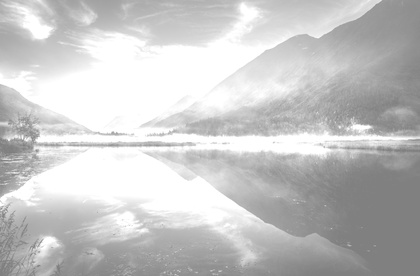
%> input picture matlab/lab5/13.  Right.jpg, 420 x 276 px, shrunk from 1500 x 986 before the run
$ octave checkRight.m   (GNU Octave 9; MATLAB toolbox functions it lacks are replaced by stand-ins)
%> lines starting %> are read from the running program, lines starting %| are printed output that depends on the picture
I1 = imread('13.  Right.jpg');
%> I1 is the input picture: size 276x420x3 uint8; min 121, max 255, mean 198.1
I2 = im2gray(I1);
[y, x]=size(I2);
%> y = 276; x = 420
SHizo = double(zeros(y, x));
I3=im2double(I2);
XFmax=double(max(max(I2)));
%> XFmax = 255
p = 0:XFmax;
%> p = 256 values from 0 to 255
F = p.*(XFmax-p);
%> F = 256 values, max 16256 at index 128, min 0 at index 1, mean 10795
plot(F)
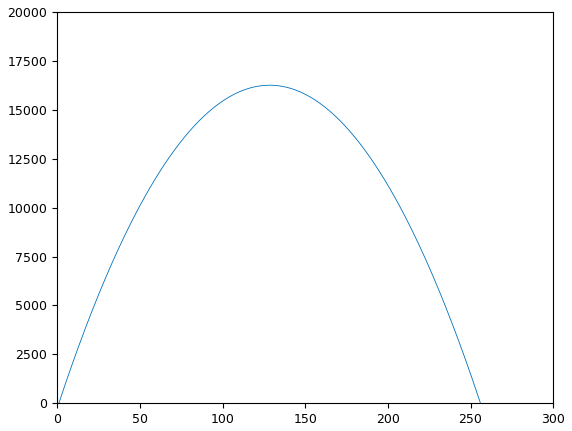
%> figure redrawn from the program's plot data; curve peaks at x = 128, y = 16256
Xmax = max(max(I3));
%> Xmax = 1
Ymax=(Xmax^2)/4;
%> Ymax = 0.25
k = 1/Ymax;
%> k = 4
for i = 1:y
    for j = 1:x
        SHizo(i,j)= k*(I3(i,j)*(Xmax-I3(i,j)));
    end
end
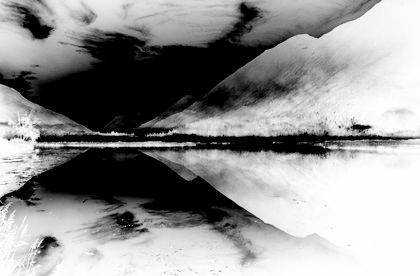
%> SHizo: size 276x420 double; min 0, max 1, mean 0.581
figure, imhist(I2)
%> after `imhist(I2)`:
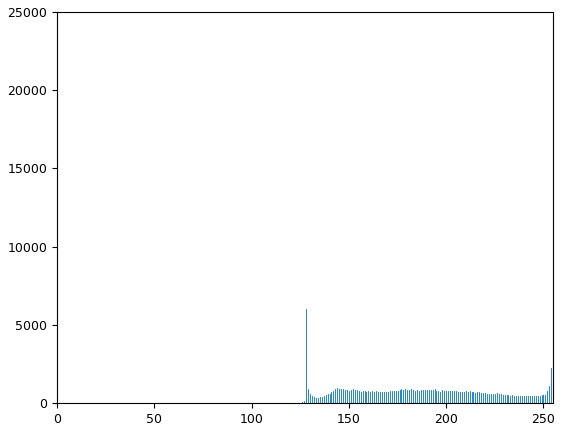
%> figure redrawn from the program's plot data; highest point at x = 255, y = 20612
figure,imshow(SHizo)
figure,imhist(SHizo)
%> after `imhist(SHizo)`:
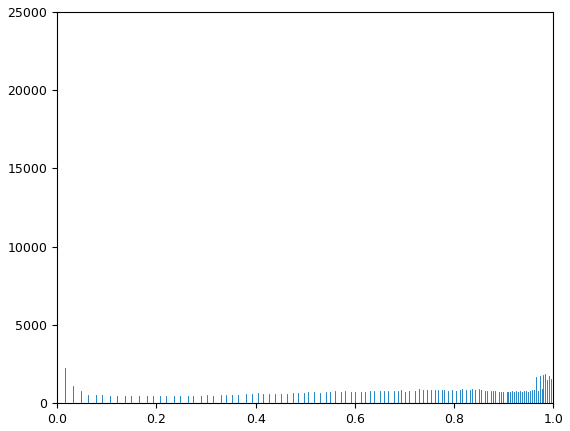
%> figure redrawn from the program's plot data; highest point at x = 0, y = 20612
